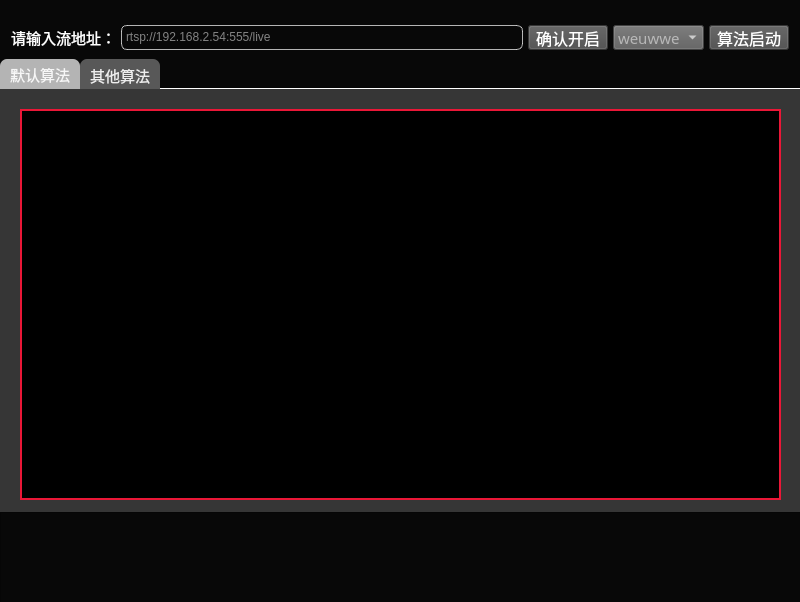
<?xml version="1.0" encoding="UTF-8"?>
<ui version="4.0">
 <class>Widget</class>
 <widget class="QWidget" name="Widget">
  <property name="geometry">
   <rect>
    <x>0</x>
    <y>0</y>
    <width>800</width>
    <height>602</height>
   </rect>
  </property>
  <property name="windowTitle">
   <string>sample</string>
  </property>
  <property name="styleSheet">
   <string notr="true">background-color: rgb(8, 8, 8);</string>
  </property>
  <layout class="QVBoxLayout" name="verticalLayout" stretch="1,10,2">
   <property name="spacing">
    <number>0</number>
   </property>
   <property name="leftMargin">
    <number>0</number>
   </property>
   <property name="topMargin">
    <number>13</number>
   </property>
   <property name="rightMargin">
    <number>0</number>
   </property>
   <property name="bottomMargin">
    <number>0</number>
   </property>
   <item>
    <widget class="QWidget" name="widget" native="true">
     <layout class="QHBoxLayout" name="horizontalLayout" stretch="1,5,1,0,0">
      <property name="spacing">
       <number>5</number>
      </property>
      <property name="leftMargin">
       <number>11</number>
      </property>
      <property name="topMargin">
       <number>12</number>
      </property>
      <property name="rightMargin">
       <number>11</number>
      </property>
      <property name="bottomMargin">
       <number>9</number>
      </property>
      <item>
       <widget class="QLabel" name="label">
        <property name="font">
         <font>
          <family>楷体</family>
          <pointsize>11</pointsize>
         </font>
        </property>
        <property name="styleSheet">
         <string notr="true">color: rgb(255, 255, 255);</string>
        </property>
        <property name="text">
         <string>请输入流地址：</string>
        </property>
       </widget>
      </item>
      <item>
       <widget class="QTextEdit" name="Edit_url">
        <property name="maximumSize">
         <size>
          <width>16777215</width>
          <height>25</height>
         </size>
        </property>
        <property name="styleSheet">
         <string notr="true">border-radius:6px;
color: rgb(255, 255, 255);
border:1px solid rgba(255,255,255,0.7);</string>
        </property>
        <property name="placeholderText">
         <string>rtsp://192.168.2.54:555/live</string>
        </property>
       </widget>
      </item>
      <item>
       <widget class="QPushButton" name="StartBut">
        <property name="minimumSize">
         <size>
          <width>0</width>
          <height>25</height>
         </size>
        </property>
        <property name="font">
         <font>
          <family>楷体</family>
          <pointsize>12</pointsize>
         </font>
        </property>
        <property name="styleSheet">
         <string notr="true">color: rgb(255, 255, 255);
background-color: rgb(75, 75, 75);
</string>
        </property>
        <property name="text">
         <string>确认开启</string>
        </property>
       </widget>
      </item>
      <item>
       <widget class="QComboBox" name="StreamType">
        <property name="minimumSize">
         <size>
          <width>80</width>
          <height>25</height>
         </size>
        </property>
        <property name="font">
         <font>
          <family>楷体</family>
          <pointsize>11</pointsize>
         </font>
        </property>
        <property name="autoFillBackground">
         <bool>false</bool>
        </property>
        <property name="styleSheet">
         <string notr="true">background-color: rgb(93, 93, 93);
color: rgb(255, 255, 255);
</string>
        </property>
        <property name="currentText">
         <string/>
        </property>
        <property name="placeholderText">
         <string>weuwwe</string>
        </property>
        <item>
         <property name="text">
          <string>kjkj</string>
         </property>
        </item>
       </widget>
      </item>
      <item>
       <widget class="QPushButton" name="pushButton">
        <property name="minimumSize">
         <size>
          <width>0</width>
          <height>25</height>
         </size>
        </property>
        <property name="font">
         <font>
          <family>楷体</family>
          <pointsize>12</pointsize>
         </font>
        </property>
        <property name="styleSheet">
         <string notr="true">color: rgb(255, 255, 255);
background-color: rgb(75, 75, 75);</string>
        </property>
        <property name="text">
         <string>算法启动</string>
        </property>
       </widget>
      </item>
     </layout>
    </widget>
   </item>
   <item>
    <widget class="QTabWidget" name="tabWidget">
     <property name="font">
      <font>
       <family>楷体</family>
       <pointsize>11</pointsize>
      </font>
     </property>
     <property name="styleSheet">
      <string notr="true">


QTabBar::tab:selected, QTabBar::tab:hover {
	background-color: rgb(180, 180, 180);
}
QTabBar::tab{
	height:30px;
	width:80px;
	 border-top-left-radius: 7px;
    border-top-right-radius: 7px;
	color: rgba(255, 255, 255,0.9);
	
	background-color: rgb(88, 88, 88);
}</string>
     </property>
     <property name="tabPosition">
      <enum>QTabWidget::North</enum>
     </property>
     <property name="currentIndex">
      <number>0</number>
     </property>
     <property name="elideMode">
      <enum>Qt::ElideLeft</enum>
     </property>
     <property name="usesScrollButtons">
      <bool>true</bool>
     </property>
     <property name="documentMode">
      <bool>true</bool>
     </property>
     <property name="tabsClosable">
      <bool>false</bool>
     </property>
     <property name="movable">
      <bool>false</bool>
     </property>
     <property name="tabBarAutoHide">
      <bool>false</bool>
     </property>
     <widget class="QWidget" name="widget">
      <property name="styleSheet">
       <string notr="true">background-color: rgb(54, 54, 54);</string>
      </property>
      <attribute name="title">
       <string>默认算法</string>
      </attribute>
      <widget class="QLabel" name="label_2">
       <property name="geometry">
        <rect>
         <x>20</x>
         <y>20</y>
         <width>761</width>
         <height>391</height>
        </rect>
       </property>
       <property name="styleSheet">
        <string notr="true">background-color: rgb(0, 0, 0);

border:2px solid rgb(234,23,55);</string>
       </property>
       <property name="text">
        <string/>
       </property>
      </widget>
     </widget>
     <widget class="QWidget" name="tab_2">
      <property name="styleSheet">
       <string notr="true">background-color: rgb(54, 54, 54);</string>
      </property>
      <attribute name="title">
       <string>其他算法</string>
      </attribute>
     </widget>
    </widget>
   </item>
   <item>
    <widget class="QWidget" name="widget_2" native="true">
     <property name="styleSheet">
      <string notr="true"/>
     </property>
     <widget class="QTextEdit" name="Out_Edit">
      <property name="geometry">
       <rect>
        <x>0</x>
        <y>0</y>
        <width>801</width>
        <height>91</height>
       </rect>
      </property>
      <property name="font">
       <font>
        <pointsize>12</pointsize>
       </font>
      </property>
      <property name="styleSheet">
       <string notr="true">color: rgb(255, 255, 255);</string>
      </property>
     </widget>
    </widget>
   </item>
  </layout>
 </widget>
 <resources/>
 <connections/>
</ui>
